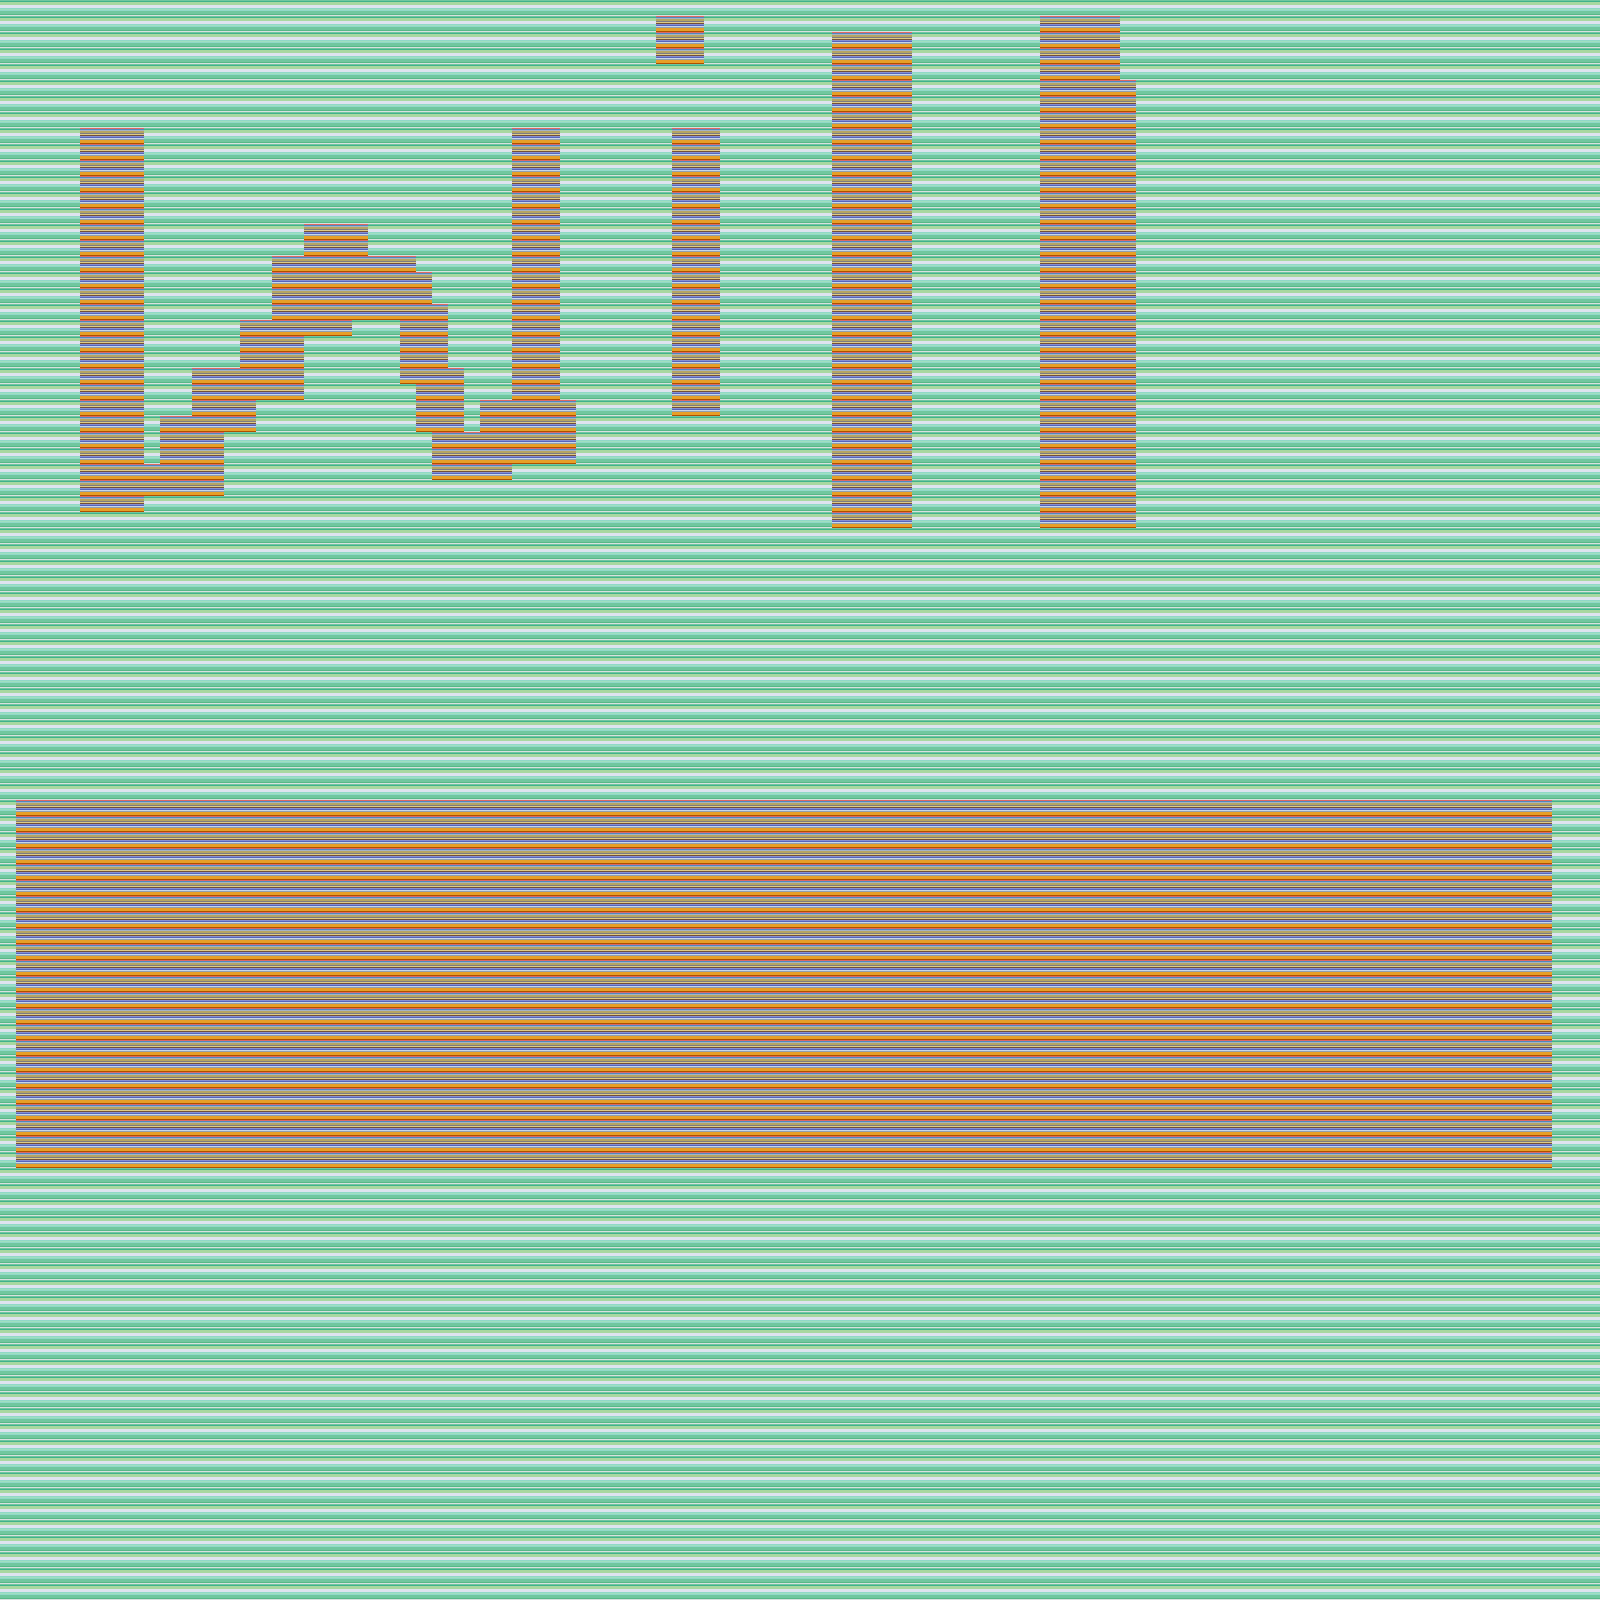

This game map was drawn from its Tiled (.tmx) file and the tilesets committed beside it. A one-line description and the trimmed map source follow:
An orthogonal 100x100 tile map with 16x16 px tiles, 2 tile layers (bottom, top).

<map version="1.4" tiledversion="1.4.3" orientation="orthogonal" renderorder="right-down" width="100" height="100" tilewidth="16" tileheight="16" infinite="0" nextlayerid="3" nextobjectid="1">
 <editorsettings>
  <export target="tilemap.json" format="json" />
 </editorsettings>
 <tileset firstgid="1" name="tilesethope" tilewidth="16" tileheight="16" tilecount="8000" columns="64">
  <image source="../img/tilesethope.png" trans="ff00ff" width="1024" height="1024" />
  <tile id="197">
   <properties>
    <property name="collided" type="bool" value="true" />
   </properties>
  </tile>
 </tileset>
 <layer id="1" name="bottom" width="100" height="100">
  <data>[10000 cells, 10000 non-empty, 1 distinct tile ids]</data>
 </layer>
 <layer id="2" name="top" width="100" height="100">
  <data>[10000 cells, 2923 non-empty, 1 distinct tile ids]</data>
 </layer>
</map>